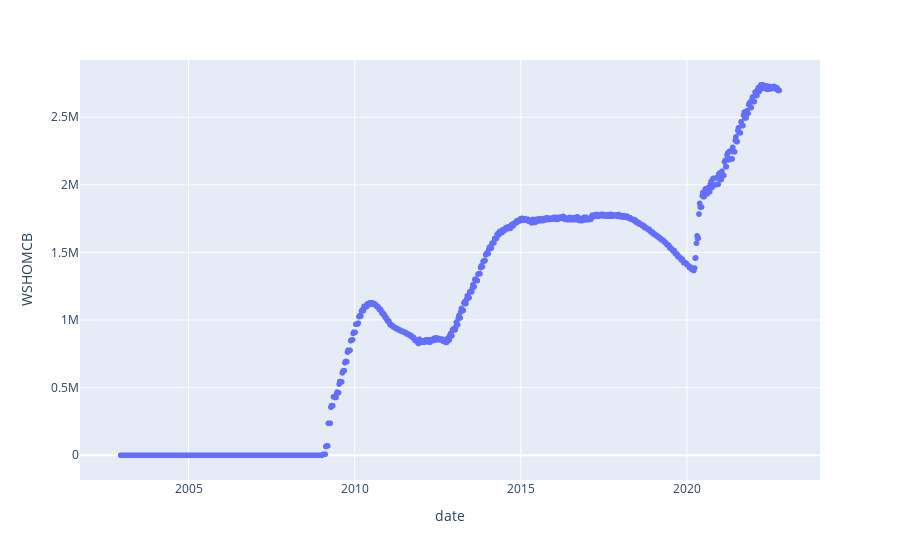

Write notebook code for a chart like this one.
### Code cell
px.scatter(
    df,
    x="date",
    y="WSHOMCB",
    title="",
)

### Figure 1 — Plotly figure (JSON) as saved in the notebook; plotly's stock layout.template omitted (floating-point values rounded to 4 significant figures; data arrays with more than 128 entries replaced by an {"elided": "..."} marker saying what was removed)
{"data": [{"hovertemplate": "date=%{x}<br>WSHOMCB=%{y}<extra></extra>", "legendgroup": "", "marker": {"color": "#636efa", "symbol": "circle"}, "mode": "markers", "name": "", "showlegend": false, "type": "scattergl", "x": {"elided": "1035 str values"}, "xaxis": "x", "y": {"elided": "1035 int values"}, "yaxis": "y"}], "layout": {"autosize": true, "legend": {"tracegroupgap": 0}, "margin": {"t": 60}, "xaxis": {"anchor": "y", "autorange": true, "domain": [0, 1], "range": ["2001-10-10 20:27:11.6147", "2023-12-19 03:32:48.3853"], "title": {"text": "date"}, "type": "date"}, "yaxis": {"anchor": "x", "autorange": true, "domain": [0, 1], "range": [-212200.0, 2952000.0], "title": {"text": "WSHOMCB"}, "type": "linear"}}}
